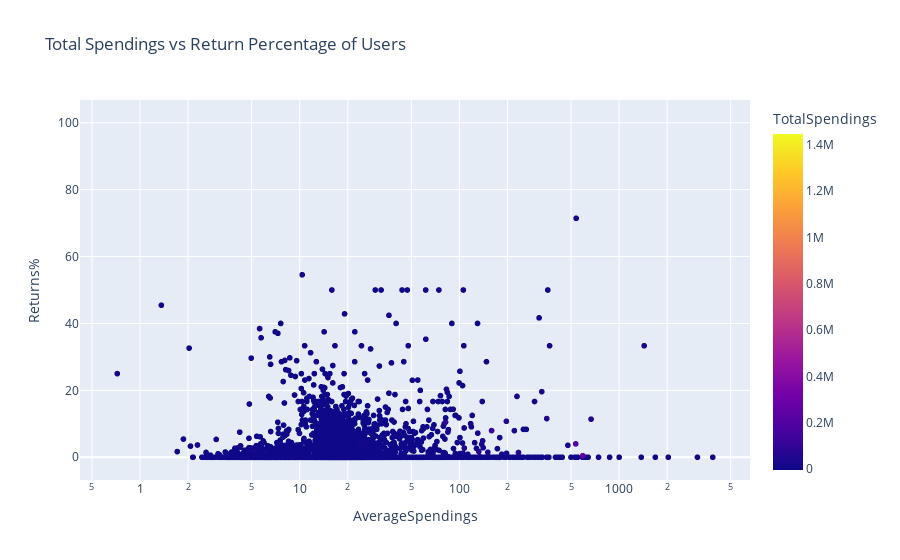

The cell this chart's notebook holds for it:
### Code cell
fig = px.scatter(df_users, x='AverageSpendings', y='Returns%', color='TotalSpendings', title='Total Spendings vs Return Percentage of Users',log_x=True, log_y=False, hover_data=['CustomerID', 'Country', 'TransactionsCount'])
fig.show()

### Figure 1 — Plotly figure (JSON) as saved in the notebook; plotly's stock layout.template omitted (floating-point values rounded to 4 significant figures; data arrays with more than 128 entries replaced by an {"elided": "..."} marker saying what was removed)
{"data": [{"customdata": {"elided": "4367x3 mixed values"}, "hovertemplate": "AverageSpendings=%{x}<br>Returns%=%{y}<br>CustomerID=%{customdata[0]}<br>Country=%{customdata[1]}<br>TransactionsCount=%{customdata[2]}<br>TotalSpendings=%{marker.color}<extra></extra>", "legendgroup": "", "marker": {"color": {"elided": "4367 float values"}, "coloraxis": "coloraxis", "symbol": "circle"}, "mode": "markers", "name": "", "showlegend": false, "type": "scattergl", "x": {"elided": "4367 float values"}, "xaxis": "x", "y": {"elided": "4367 float values"}, "yaxis": "y"}], "layout": {"coloraxis": {"colorbar": {"title": {"text": "TotalSpendings"}}, "colorscale": [[0, "#0d0887"], [0.1111, "#46039f"], [0.2222, "#7201a8"], [0.3333, "#9c179e"], [0.4444, "#bd3786"], [0.5556, "#d8576b"], [0.6667, "#ed7953"], [0.7778, "#fb9f3a"], [0.8889, "#fdca26"], [1, "#f0f921"]]}, "legend": {"tracegroupgap": 0}, "title": {"text": "Total Spendings vs Return Percentage of Users"}, "xaxis": {"anchor": "y", "domain": [0, 1], "title": {"text": "AverageSpendings"}, "type": "log"}, "yaxis": {"anchor": "x", "domain": [0, 1], "title": {"text": "Returns%"}}}}
